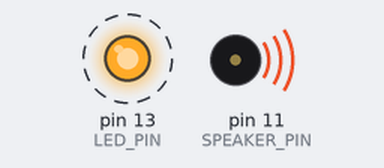
The sketch below on a simulated Arduino Uno, built with avr-gcc and run on an emulated ATmega328P. Parts: output pins drawn as LEDs (lit = HIGH), buzzer (waves = sounding). Dashed ring = blinking. Random numbers use the default seed unless the sketch sets one.

Above: at 0.05 s.
Timing chart, 0 to 3.0 s (numbered marks = the images above):
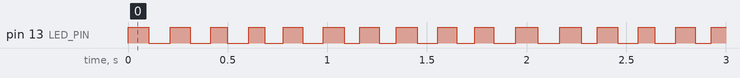

Measured:
- by itself, pin 13 (LED_PIN): alternates HIGH for 0.09 s and LOW for 0.09 s
- by itself, everything shown: repeats every 14.1 s, in 152 steps

The sketch:

Rainy_Noise_hack.ino
```cpp
#define SAMPLE_RATE 22050
#define LED_PIN     13
#define LED_PORT    PORTB
#define LED_BIT     5
#define SPEAKER_PIN 11

uint8_t out;
int16_t lp1, lp2, bp2, lowns, sah, rndm, lfrt;


ISR(TIMER1_COMPA_vect)
{
    rndm = rand();

    if (lfrt-- == 0) {
        lfrt = (rndm & 511) + 1023;
        sah = rndm;
        LED_PORT ^= 1 << LED_BIT;
    }

    bp2 = (sah/4 - bp2/16 - lp2) / 2 + bp2;
    lp2 = bp2/2 + lp2;
  //      lp2 = bp2/2 + lp2 + sah;  //add for crazy noise.

    // Reduce the influence of continuous noise sources
  //  lowns += (rndm-lowns) / 64;  // Slower update, less influence
  //  lp1 += (rndm/32 - lp1) / 32; // Slower update, less high-frequency content

// Variations of update weights for lowns and lp1
// Original:
// lowns += (rndm-lowns) / 64;
// lp1 += (rndm/32 - lp1) / 32;

// Slower updates:
 //lowns += (rndm-lowns) / 128; // SOUNDS GREAT WITH NO NOISE!
 //lp1 += (rndm/64 - lp1) / 64;

// Even slower updates:
// lowns += (rndm-lowns) / 256;
// lp1 += (rndm/128 - lp1) / 128;

// Faster updates:
 //lowns += (rndm-lowns) / 32;
 //lp1 += (rndm/16 - lp1) / 16;

// Mixed speed updates:
 //lowns += (rndm-lowns) / 128; // mixed speed is right, this is cool.
 //lp1 += (rndm/16 - lp1) / 64;

// Very slow lowns, faster lp1:
// lowns += (rndm-lowns) / 512;
 //lp1 += (rndm/8 - lp1) / 16;

// Faster lowns, slower lp1:
// lowns += (rndm-lowns) / 16;
// lp1 += (rndm/64 - lp1) / 128;

// Extreme slow updates:
// lowns += (rndm-lowns) / 1024;
// lp1 += (rndm/512 - lp1) / 512;

// Different scaling for rndm in lp1:
// lowns += (rndm-lowns) / 64;
// lp1 += (rndm/4 - lp1) / 32;

// Asymmetric updates:
 lowns += (rndm-lowns) / 32;
 lp1 += (rndm/32 - lp1) / 128;

    // Emphasize the sample-and-hold effect
    int16_t burst = (sah - 16384) / 128; // Center around 0 and reduce amplitude

    // Mix with more emphasis on bp2 and burst, less on continuous noise
  //  out = 128 + ((bp2/2 + burst + lowns/64 + lp1/64) / 32);

// 10 variations of the final mix
// out = 128 + ((bp2/2 + burst + lowns/64 + lp1/64) / 32);  // Original
// out = 128 + ((bp2/2 + burst) / 32);  // No continuous noise
// out = 128 + ((bp2/2 + burst + lowns/128 + lp1/128) / 32);  // Less continuous noise
 //out = 128 + ((bp2/2 + burst*2 + lowns/64 + lp1/64) / 32);  // Emphasized burst ±— sounds good!
// out = 128 + ((bp2/3 + burst + lowns/32 + lp1/32) / 32);  // More continuous noise — lower pitch
// out = 128 + ((bp2 + burst + lowns/64 + lp1/64) / 32);  // More bp2 influence
// out = 128 + ((bp2/2 + burst + lowns/64) / 32);  // No lp1
// out = 128 + ((bp2/2 + burst + lp1/64) / 32);  // No lowns
 out = 128 + ((bp2/4 + burst*2 + lowns/128 + lp1/128) / 32);  // More burst, less everything else
// out = 128 + ((bp2/2 + burst + (lowns+lp1)/128) / 32);  // Combined lowns and lp1


    OCR2A = 0xff & out;
}
void startPlayback()
{
    pinMode(SPEAKER_PIN, OUTPUT);
    pinMode(LED_PIN, OUTPUT);

    // Use internal clock (datasheet p.160)
    ASSR &= ~(_BV(EXCLK) | _BV(AS2));

    // Set fast PWM mode  (p.157)
    TCCR2A |= _BV(WGM21) | _BV(WGM20);
    TCCR2B &= ~_BV(WGM22);

    // Do non-inverting PWM on pin OC2A (p.155)
    // On the Arduino this is pin 11.
    TCCR2A = (TCCR2A | _BV(COM2A1)) & ~_BV(COM2A0);
    TCCR2A &= ~(_BV(COM2B1) | _BV(COM2B0));
    // No prescaler (p.158)
    TCCR2B = (TCCR2B & ~(_BV(CS12) | _BV(CS11))) | _BV(CS10);

    // Set initial pulse width to the first sample.
    OCR2A = 0;

    // Set up Timer 1 to send a sample every interrupt.
    cli();

    // Set CTC mode (Clear Timer on Compare Match) (p.133)
    // Have to set OCR1A *after*, otherwise it gets reset to 0!
    TCCR1B = (TCCR1B & ~_BV(WGM13)) | _BV(WGM12);
    TCCR1A = TCCR1A & ~(_BV(WGM11) | _BV(WGM10));

    // No prescaler (p.134)
    TCCR1B = (TCCR1B & ~(_BV(CS12) | _BV(CS11))) | _BV(CS10);

    // Set the compare register (OCR1A).
    // OCR1A is a 16-bit register, so we have to do this with
    // interrupts disabled to be safe.
    OCR1A = F_CPU / SAMPLE_RATE;    // 16e6 / 8000 = 2000

    // Enable interrupt when TCNT1 == OCR1A (p.136)
    TIMSK1 |= _BV(OCIE1A);

    sei();
}

void stopPlayback()
{
    // Disable playback per-sample interrupt.
    TIMSK1 &= ~_BV(OCIE1A);

    // Disable the per-sample timer completely.
    TCCR1B &= ~_BV(CS10);

    // Disable the PWM timer.
    TCCR2B &= ~_BV(CS10);

    digitalWrite(SPEAKER_PIN, LOW);
}


void setup() {

    startPlayback();

}

void loop() {

}
```
